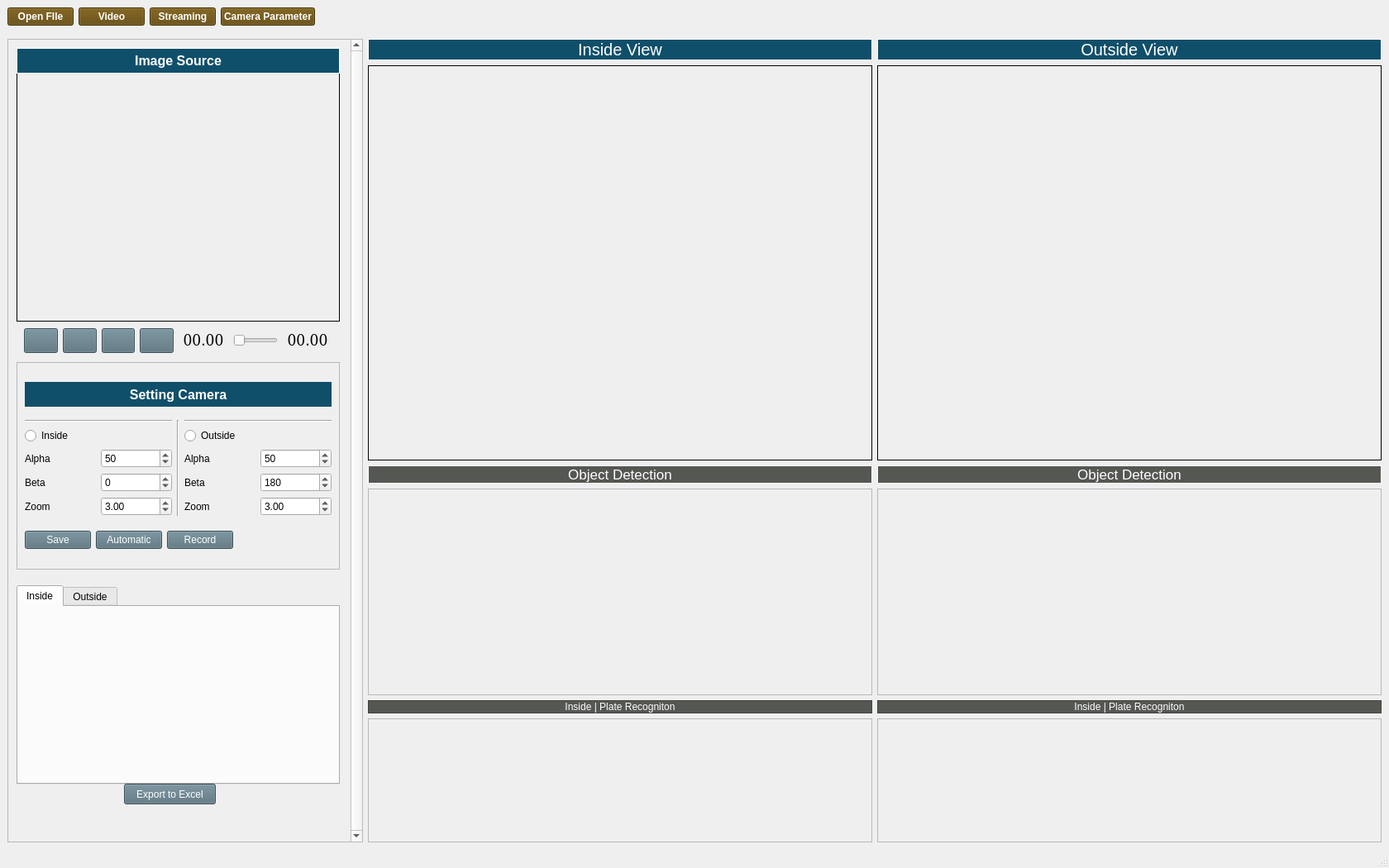
<?xml version="1.0" encoding="UTF-8"?>
<ui version="4.0">
 <class>MainWindow</class>
 <widget class="QMainWindow" name="MainWindow">
  <property name="geometry">
   <rect>
    <x>0</x>
    <y>0</y>
    <width>1680</width>
    <height>1050</height>
   </rect>
  </property>
  <property name="mouseTracking">
   <bool>false</bool>
  </property>
  <property name="focusPolicy">
   <enum>Qt::NoFocus</enum>
  </property>
  <property name="contextMenuPolicy">
   <enum>Qt::DefaultContextMenu</enum>
  </property>
  <property name="windowTitle">
   <string>Main Windows</string>
  </property>
  <widget class="QWidget" name="centralwidget">
   <layout class="QVBoxLayout" name="verticalLayout">
    <item>
     <layout class="QHBoxLayout" name="horizontalLayout_5">
      <item>
       <widget class="QPushButton" name="pushButton_2">
        <property name="font">
         <font>
          <weight>75</weight>
          <bold>true</bold>
         </font>
        </property>
        <property name="styleSheet">
         <string notr="true">color: rgb(255, 255, 255);
background-color: #5E4404;</string>
        </property>
        <property name="text">
         <string>Open FIle</string>
        </property>
       </widget>
      </item>
      <item>
       <widget class="QPushButton" name="pushButton">
        <property name="font">
         <font>
          <weight>75</weight>
          <bold>true</bold>
         </font>
        </property>
        <property name="styleSheet">
         <string notr="true">color: rgb(255, 255, 255);
background-color: #5E4404;</string>
        </property>
        <property name="text">
         <string>Video</string>
        </property>
       </widget>
      </item>
      <item>
       <widget class="QPushButton" name="btn_open_camera">
        <property name="font">
         <font>
          <weight>75</weight>
          <bold>true</bold>
         </font>
        </property>
        <property name="styleSheet">
         <string notr="true">color: rgb(255, 255, 255);
background-color: #5E4404;</string>
        </property>
        <property name="text">
         <string>Streaming</string>
        </property>
       </widget>
      </item>
      <item>
       <widget class="QPushButton" name="pushButton_3">
        <property name="font">
         <font>
          <weight>75</weight>
          <bold>true</bold>
         </font>
        </property>
        <property name="styleSheet">
         <string notr="true">color: rgb(255, 255, 255);
background-color: #5E4404;</string>
        </property>
        <property name="text">
         <string>Camera Parameter</string>
        </property>
       </widget>
      </item>
      <item>
       <spacer name="horizontalSpacer">
        <property name="orientation">
         <enum>Qt::Horizontal</enum>
        </property>
        <property name="sizeHint" stdset="0">
         <size>
          <width>40</width>
          <height>20</height>
         </size>
        </property>
       </spacer>
      </item>
     </layout>
    </item>
    <item>
     <spacer name="verticalSpacer_3">
      <property name="orientation">
       <enum>Qt::Vertical</enum>
      </property>
      <property name="sizeType">
       <enum>QSizePolicy::Maximum</enum>
      </property>
      <property name="sizeHint" stdset="0">
       <size>
        <width>10</width>
        <height>10</height>
       </size>
      </property>
     </spacer>
    </item>
    <item>
     <layout class="QHBoxLayout" name="horizontalLayout_2">
      <item>
       <layout class="QVBoxLayout" name="verticalLayout_6">
        <item>
         <widget class="QScrollArea" name="scrollArea_3">
          <property name="sizePolicy">
           <sizepolicy hsizetype="Preferred" vsizetype="Expanding">
            <horstretch>0</horstretch>
            <verstretch>0</verstretch>
           </sizepolicy>
          </property>
          <property name="verticalScrollBarPolicy">
           <enum>Qt::ScrollBarAlwaysOn</enum>
          </property>
          <property name="widgetResizable">
           <bool>true</bool>
          </property>
          <widget class="QWidget" name="scrollAreaWidgetContents_4">
           <property name="geometry">
            <rect>
             <x>0</x>
             <y>0</y>
             <width>406</width>
             <height>933</height>
            </rect>
           </property>
           <widget class="QLabel" name="wind_image_source">
            <property name="geometry">
             <rect>
              <x>10</x>
              <y>40</y>
              <width>391</width>
              <height>301</height>
             </rect>
            </property>
            <property name="frameShape">
             <enum>QFrame::Panel</enum>
            </property>
            <property name="text">
             <string/>
            </property>
           </widget>
           <widget class="QLabel" name="label_3">
            <property name="geometry">
             <rect>
              <x>10</x>
              <y>10</y>
              <width>391</width>
              <height>31</height>
             </rect>
            </property>
            <property name="font">
             <font>
              <pointsize>12</pointsize>
              <weight>75</weight>
              <bold>true</bold>
             </font>
            </property>
            <property name="styleSheet">
             <string notr="true">color: rgb(255, 255, 255);
background-color: #104F6A; </string>
            </property>
            <property name="frameShape">
             <enum>QFrame::Panel</enum>
            </property>
            <property name="text">
             <string>Image Source</string>
            </property>
            <property name="alignment">
             <set>Qt::AlignCenter</set>
            </property>
           </widget>
           <widget class="QFrame" name="frame_setting_camera">
            <property name="geometry">
             <rect>
              <x>10</x>
              <y>390</y>
              <width>391</width>
              <height>251</height>
             </rect>
            </property>
            <property name="maximumSize">
             <size>
              <width>490</width>
              <height>16777215</height>
             </size>
            </property>
            <property name="frameShape">
             <enum>QFrame::StyledPanel</enum>
            </property>
            <property name="frameShadow">
             <enum>QFrame::Raised</enum>
            </property>
            <layout class="QVBoxLayout" name="verticalLayout_9">
             <item>
              <widget class="QLabel" name="label_18">
               <property name="minimumSize">
                <size>
                 <width>0</width>
                 <height>30</height>
                </size>
               </property>
               <property name="maximumSize">
                <size>
                 <width>16777215</width>
                 <height>25</height>
                </size>
               </property>
               <property name="font">
                <font>
                 <pointsize>12</pointsize>
                 <weight>75</weight>
                 <bold>true</bold>
                </font>
               </property>
               <property name="styleSheet">
                <string notr="true">color: rgb(255, 255, 255);
background-color: #104F6A; </string>
               </property>
               <property name="text">
                <string>Setting Camera</string>
               </property>
               <property name="alignment">
                <set>Qt::AlignCenter</set>
               </property>
              </widget>
             </item>
             <item>
              <layout class="QHBoxLayout" name="horizontalLayout_6">
               <item>
                <layout class="QVBoxLayout" name="verticalLayout_10">
                 <item>
                  <widget class="Line" name="line_4">
                   <property name="orientation">
                    <enum>Qt::Horizontal</enum>
                   </property>
                  </widget>
                 </item>
                 <item>
                  <widget class="QRadioButton" name="radioButton_inside">
                   <property name="text">
                    <string>Inside</string>
                   </property>
                  </widget>
                 </item>
                 <item>
                  <layout class="QGridLayout" name="gridLayout_3">
                   <item row="0" column="2">
                    <widget class="QSpinBox" name="val_alpha_inside_2">
                     <property name="minimum">
                      <number>-1000</number>
                     </property>
                     <property name="maximum">
                      <number>1000</number>
                     </property>
                     <property name="value">
                      <number>50</number>
                     </property>
                    </widget>
                   </item>
                   <item row="0" column="0">
                    <widget class="QLabel" name="label_20">
                     <property name="text">
                      <string>Alpha</string>
                     </property>
                    </widget>
                   </item>
                   <item row="1" column="0">
                    <widget class="QLabel" name="label_21">
                     <property name="text">
                      <string>Beta</string>
                     </property>
                    </widget>
                   </item>
                   <item row="1" column="2">
                    <widget class="QSpinBox" name="val_beta_inside_2">
                     <property name="minimum">
                      <number>-1000</number>
                     </property>
                     <property name="maximum">
                      <number>1000</number>
                     </property>
                    </widget>
                   </item>
                   <item row="2" column="0">
                    <widget class="QLabel" name="label_22">
                     <property name="text">
                      <string>Zoom</string>
                     </property>
                    </widget>
                   </item>
                   <item row="2" column="2">
                    <widget class="QDoubleSpinBox" name="val_zoom_inside_2">
                     <property name="value">
                      <double>3.000000000000000</double>
                     </property>
                    </widget>
                   </item>
                  </layout>
                 </item>
                </layout>
               </item>
               <item>
                <widget class="Line" name="line_5">
                 <property name="orientation">
                  <enum>Qt::Vertical</enum>
                 </property>
                </widget>
               </item>
               <item>
                <layout class="QVBoxLayout" name="verticalLayout_11">
                 <item>
                  <widget class="Line" name="line_6">
                   <property name="orientation">
                    <enum>Qt::Horizontal</enum>
                   </property>
                  </widget>
                 </item>
                 <item>
                  <widget class="QRadioButton" name="radioButton_outside">
                   <property name="text">
                    <string>Outside</string>
                   </property>
                  </widget>
                 </item>
                 <item>
                  <layout class="QGridLayout" name="gridLayout_4">
                   <item row="1" column="2">
                    <widget class="QSpinBox" name="val_beta_outside_2">
                     <property name="minimum">
                      <number>-1000</number>
                     </property>
                     <property name="maximum">
                      <number>1000</number>
                     </property>
                     <property name="value">
                      <number>180</number>
                     </property>
                    </widget>
                   </item>
                   <item row="2" column="0">
                    <widget class="QLabel" name="label_24">
                     <property name="text">
                      <string>Zoom</string>
                     </property>
                    </widget>
                   </item>
                   <item row="1" column="0">
                    <widget class="QLabel" name="label_25">
                     <property name="text">
                      <string>Beta</string>
                     </property>
                    </widget>
                   </item>
                   <item row="0" column="2">
                    <widget class="QSpinBox" name="val_alpha_outside_2">
                     <property name="minimum">
                      <number>-1000</number>
                     </property>
                     <property name="maximum">
                      <number>1000</number>
                     </property>
                     <property name="value">
                      <number>50</number>
                     </property>
                    </widget>
                   </item>
                   <item row="0" column="0">
                    <widget class="QLabel" name="label_26">
                     <property name="text">
                      <string>Alpha</string>
                     </property>
                    </widget>
                   </item>
                   <item row="2" column="2">
                    <widget class="QDoubleSpinBox" name="val_zoom_outside_2">
                     <property name="value">
                      <double>3.000000000000000</double>
                     </property>
                    </widget>
                   </item>
                  </layout>
                 </item>
                </layout>
               </item>
              </layout>
             </item>
             <item>
              <layout class="QHBoxLayout" name="horizontalLayout_7">
               <item>
                <widget class="QPushButton" name="btn_save_setting">
                 <property name="styleSheet">
                  <string notr="true">color: rgb(255, 255, 255);
background-color: rgb(84, 110, 122);
</string>
                 </property>
                 <property name="text">
                  <string>Save</string>
                 </property>
                </widget>
               </item>
               <item>
                <widget class="QPushButton" name="btn_save_img_inside">
                 <property name="styleSheet">
                  <string notr="true">color: rgb(255, 255, 255);
background-color: rgb(84, 110, 122);
</string>
                 </property>
                 <property name="text">
                  <string>Automatic</string>
                 </property>
                </widget>
               </item>
               <item>
                <widget class="QPushButton" name="btn_save_img_outside">
                 <property name="styleSheet">
                  <string notr="true">color: rgb(255, 255, 255);
background-color: rgb(84, 110, 122);
</string>
                 </property>
                 <property name="text">
                  <string>Record</string>
                 </property>
                </widget>
               </item>
               <item>
                <spacer name="horizontalSpacer_2">
                 <property name="orientation">
                  <enum>Qt::Horizontal</enum>
                 </property>
                 <property name="sizeHint" stdset="0">
                  <size>
                   <width>40</width>
                   <height>20</height>
                  </size>
                 </property>
                </spacer>
               </item>
              </layout>
             </item>
            </layout>
           </widget>
           <widget class="QFrame" name="frame_view">
            <property name="geometry">
             <rect>
              <x>-20</x>
              <y>690</y>
              <width>451</width>
              <height>66</height>
             </rect>
            </property>
            <property name="frameShape">
             <enum>QFrame::NoFrame</enum>
            </property>
            <property name="frameShadow">
             <enum>QFrame::Raised</enum>
            </property>
            <layout class="QHBoxLayout" name="horizontalLayout_9"/>
           </widget>
           <widget class="QFrame" name="frame_2">
            <property name="geometry">
             <rect>
              <x>10</x>
              <y>340</y>
              <width>391</width>
              <height>48</height>
             </rect>
            </property>
            <property name="font">
             <font>
              <family>DejaVu Serif Condensed</family>
              <pointsize>18</pointsize>
             </font>
            </property>
            <property name="frameShape">
             <enum>QFrame::NoFrame</enum>
            </property>
            <property name="frameShadow">
             <enum>QFrame::Raised</enum>
            </property>
            <layout class="QHBoxLayout" name="horizontalLayout_10">
             <item>
              <widget class="QPushButton" name="btn_prev_video_3">
               <property name="sizePolicy">
                <sizepolicy hsizetype="Minimum" vsizetype="Fixed">
                 <horstretch>0</horstretch>
                 <verstretch>0</verstretch>
                </sizepolicy>
               </property>
               <property name="minimumSize">
                <size>
                 <width>40</width>
                 <height>30</height>
                </size>
               </property>
               <property name="styleSheet">
                <string notr="true">color: rgb(255, 255, 255);
background-color: rgb(84, 110, 122);
</string>
               </property>
               <property name="text">
                <string/>
               </property>
               <property name="icon">
                <iconset>
                 <normaloff>../images/prev.png</normaloff>../images/prev.png</iconset>
               </property>
               <property name="iconSize">
                <size>
                 <width>30</width>
                 <height>30</height>
                </size>
               </property>
               <property name="shortcut">
                <string>Left</string>
               </property>
              </widget>
             </item>
             <item>
              <widget class="QPushButton" name="btn_play_pouse_3">
               <property name="sizePolicy">
                <sizepolicy hsizetype="Minimum" vsizetype="Fixed">
                 <horstretch>0</horstretch>
                 <verstretch>0</verstretch>
                </sizepolicy>
               </property>
               <property name="minimumSize">
                <size>
                 <width>40</width>
                 <height>30</height>
                </size>
               </property>
               <property name="styleSheet">
                <string notr="true">color: rgb(255, 255, 255);
background-color: rgb(84, 110, 122);
</string>
               </property>
               <property name="text">
                <string/>
               </property>
               <property name="icon">
                <iconset>
                 <normaloff>../images/play.png</normaloff>../images/play.png</iconset>
               </property>
               <property name="iconSize">
                <size>
                 <width>30</width>
                 <height>30</height>
                </size>
               </property>
               <property name="shortcut">
                <string>Space</string>
               </property>
              </widget>
             </item>
             <item>
              <widget class="QPushButton" name="btn_stop_video_3">
               <property name="sizePolicy">
                <sizepolicy hsizetype="Minimum" vsizetype="Fixed">
                 <horstretch>0</horstretch>
                 <verstretch>0</verstretch>
                </sizepolicy>
               </property>
               <property name="minimumSize">
                <size>
                 <width>40</width>
                 <height>30</height>
                </size>
               </property>
               <property name="styleSheet">
                <string notr="true">color: rgb(255, 255, 255);
background-color: rgb(84, 110, 122);
</string>
               </property>
               <property name="text">
                <string/>
               </property>
               <property name="icon">
                <iconset>
                 <normaloff>../images/icon_stop.png</normaloff>../images/icon_stop.png</iconset>
               </property>
               <property name="iconSize">
                <size>
                 <width>30</width>
                 <height>30</height>
                </size>
               </property>
               <property name="shortcut">
                <string>S</string>
               </property>
              </widget>
             </item>
             <item>
              <widget class="QPushButton" name="btn_skip_video_3">
               <property name="sizePolicy">
                <sizepolicy hsizetype="Minimum" vsizetype="Fixed">
                 <horstretch>0</horstretch>
                 <verstretch>0</verstretch>
                </sizepolicy>
               </property>
               <property name="minimumSize">
                <size>
                 <width>40</width>
                 <height>30</height>
                </size>
               </property>
               <property name="styleSheet">
                <string notr="true">color: rgb(255, 255, 255);
background-color: rgb(84, 110, 122);
</string>
               </property>
               <property name="text">
                <string/>
               </property>
               <property name="icon">
                <iconset>
                 <normaloff>../images/skip.png</normaloff>../images/skip.png</iconset>
               </property>
               <property name="iconSize">
                <size>
                 <width>30</width>
                 <height>30</height>
                </size>
               </property>
               <property name="shortcut">
                <string>Right</string>
               </property>
              </widget>
             </item>
             <item>
              <widget class="QLabel" name="label_time_recent_3">
               <property name="sizePolicy">
                <sizepolicy hsizetype="Preferred" vsizetype="Fixed">
                 <horstretch>0</horstretch>
                 <verstretch>0</verstretch>
                </sizepolicy>
               </property>
               <property name="minimumSize">
                <size>
                 <width>60</width>
                 <height>0</height>
                </size>
               </property>
               <property name="font">
                <font>
                 <family>DejaVu Serif Condensed</family>
                 <pointsize>14</pointsize>
                </font>
               </property>
               <property name="text">
                <string>00.00</string>
               </property>
               <property name="alignment">
                <set>Qt::AlignCenter</set>
               </property>
              </widget>
             </item>
             <item>
              <widget class="QSlider" name="slider_Video_3">
               <property name="sizePolicy">
                <sizepolicy hsizetype="Expanding" vsizetype="Fixed">
                 <horstretch>0</horstretch>
                 <verstretch>0</verstretch>
                </sizepolicy>
               </property>
               <property name="orientation">
                <enum>Qt::Horizontal</enum>
               </property>
              </widget>
             </item>
             <item>
              <widget class="QLabel" name="label_time_end_3">
               <property name="sizePolicy">
                <sizepolicy hsizetype="Preferred" vsizetype="Fixed">
                 <horstretch>0</horstretch>
                 <verstretch>0</verstretch>
                </sizepolicy>
               </property>
               <property name="minimumSize">
                <size>
                 <width>60</width>
                 <height>0</height>
                </size>
               </property>
               <property name="font">
                <font>
                 <family>DejaVu Serif Condensed</family>
                 <pointsize>14</pointsize>
                </font>
               </property>
               <property name="text">
                <string>00.00</string>
               </property>
               <property name="alignment">
                <set>Qt::AlignCenter</set>
               </property>
              </widget>
             </item>
            </layout>
           </widget>
           <widget class="QTabWidget" name="tabWidget">
            <property name="geometry">
             <rect>
              <x>10</x>
              <y>660</y>
              <width>391</width>
              <height>241</height>
             </rect>
            </property>
            <property name="tabPosition">
             <enum>QTabWidget::North</enum>
            </property>
            <property name="currentIndex">
             <number>0</number>
            </property>
            <widget class="QWidget" name="tab">
             <attribute name="title">
              <string>Inside</string>
             </attribute>
            </widget>
            <widget class="QWidget" name="tab_2">
             <attribute name="title">
              <string>Outside</string>
             </attribute>
            </widget>
           </widget>
           <widget class="QPushButton" name="pushButton_7">
            <property name="geometry">
             <rect>
              <x>140</x>
              <y>900</y>
              <width>111</width>
              <height>25</height>
             </rect>
            </property>
            <property name="sizePolicy">
             <sizepolicy hsizetype="Minimum" vsizetype="Fixed">
              <horstretch>0</horstretch>
              <verstretch>0</verstretch>
             </sizepolicy>
            </property>
            <property name="styleSheet">
             <string notr="true">color: rgb(255, 255, 255);
background-color: rgb(84, 110, 122);
</string>
            </property>
            <property name="text">
             <string>Export to Excel</string>
            </property>
           </widget>
          </widget>
         </widget>
        </item>
       </layout>
      </item>
      <item>
       <layout class="QVBoxLayout" name="verticalLayout_15">
        <item>
         <widget class="QLabel" name="label_6">
          <property name="sizePolicy">
           <sizepolicy hsizetype="Preferred" vsizetype="Maximum">
            <horstretch>0</horstretch>
            <verstretch>0</verstretch>
           </sizepolicy>
          </property>
          <property name="minimumSize">
           <size>
            <width>610</width>
            <height>0</height>
           </size>
          </property>
          <property name="maximumSize">
           <size>
            <width>16777215</width>
            <height>16777215</height>
           </size>
          </property>
          <property name="font">
           <font>
            <pointsize>15</pointsize>
            <italic>false</italic>
            <underline>false</underline>
           </font>
          </property>
          <property name="styleSheet">
           <string notr="true">color: rgb(255, 255, 255);
background-color: #104F6A; </string>
          </property>
          <property name="frameShape">
           <enum>QFrame::Panel</enum>
          </property>
          <property name="text">
           <string>Inside View</string>
          </property>
          <property name="alignment">
           <set>Qt::AlignCenter</set>
          </property>
         </widget>
        </item>
        <item>
         <widget class="QLabel" name="wind_inside_image">
          <property name="enabled">
           <bool>true</bool>
          </property>
          <property name="frameShape">
           <enum>QFrame::Panel</enum>
          </property>
          <property name="text">
           <string/>
          </property>
         </widget>
        </item>
        <item>
         <widget class="QLabel" name="label_19">
          <property name="sizePolicy">
           <sizepolicy hsizetype="Preferred" vsizetype="Maximum">
            <horstretch>0</horstretch>
            <verstretch>0</verstretch>
           </sizepolicy>
          </property>
          <property name="minimumSize">
           <size>
            <width>490</width>
            <height>0</height>
           </size>
          </property>
          <property name="maximumSize">
           <size>
            <width>16777215</width>
            <height>16777215</height>
           </size>
          </property>
          <property name="font">
           <font>
            <pointsize>13</pointsize>
            <italic>false</italic>
           </font>
          </property>
          <property name="styleSheet">
           <string notr="true">color: rgb(255, 255, 255);
background-color: rgb(85, 87, 83);</string>
          </property>
          <property name="frameShape">
           <enum>QFrame::Panel</enum>
          </property>
          <property name="text">
           <string>Object Detection</string>
          </property>
          <property name="alignment">
           <set>Qt::AlignCenter</set>
          </property>
         </widget>
        </item>
        <item>
         <widget class="QLabel" name="wind_detected_in">
          <property name="sizePolicy">
           <sizepolicy hsizetype="Minimum" vsizetype="Minimum">
            <horstretch>0</horstretch>
            <verstretch>0</verstretch>
           </sizepolicy>
          </property>
          <property name="maximumSize">
           <size>
            <width>16777215</width>
            <height>250</height>
           </size>
          </property>
          <property name="frameShape">
           <enum>QFrame::StyledPanel</enum>
          </property>
          <property name="text">
           <string/>
          </property>
         </widget>
        </item>
        <item>
         <widget class="QLabel" name="label_30">
          <property name="sizePolicy">
           <sizepolicy hsizetype="Minimum" vsizetype="Maximum">
            <horstretch>0</horstretch>
            <verstretch>0</verstretch>
           </sizepolicy>
          </property>
          <property name="styleSheet">
           <string notr="true">color: rgb(255, 255, 255);
background-color: rgb(85, 87, 83);</string>
          </property>
          <property name="frameShape">
           <enum>QFrame::StyledPanel</enum>
          </property>
          <property name="text">
           <string>Inside | Plate Recogniton</string>
          </property>
          <property name="alignment">
           <set>Qt::AlignCenter</set>
          </property>
         </widget>
        </item>
        <item>
         <widget class="QLabel" name="label_31">
          <property name="sizePolicy">
           <sizepolicy hsizetype="Minimum" vsizetype="Maximum">
            <horstretch>0</horstretch>
            <verstretch>0</verstretch>
           </sizepolicy>
          </property>
          <property name="minimumSize">
           <size>
            <width>0</width>
            <height>150</height>
           </size>
          </property>
          <property name="frameShape">
           <enum>QFrame::StyledPanel</enum>
          </property>
          <property name="text">
           <string/>
          </property>
         </widget>
        </item>
       </layout>
      </item>
      <item>
       <layout class="QVBoxLayout" name="verticalLayout_16">
        <item>
         <widget class="QLabel" name="label_8">
          <property name="sizePolicy">
           <sizepolicy hsizetype="Preferred" vsizetype="Maximum">
            <horstretch>0</horstretch>
            <verstretch>0</verstretch>
           </sizepolicy>
          </property>
          <property name="minimumSize">
           <size>
            <width>610</width>
            <height>0</height>
           </size>
          </property>
          <property name="font">
           <font>
            <pointsize>15</pointsize>
            <italic>false</italic>
            <strikeout>false</strikeout>
           </font>
          </property>
          <property name="styleSheet">
           <string notr="true">color: rgb(255, 255, 255);
background-color: #104F6A; </string>
          </property>
          <property name="frameShape">
           <enum>QFrame::Panel</enum>
          </property>
          <property name="text">
           <string>Outside View</string>
          </property>
          <property name="alignment">
           <set>Qt::AlignCenter</set>
          </property>
         </widget>
        </item>
        <item>
         <widget class="QLabel" name="wind_outsid_image">
          <property name="frameShape">
           <enum>QFrame::Panel</enum>
          </property>
          <property name="text">
           <string/>
          </property>
         </widget>
        </item>
        <item>
         <widget class="QLabel" name="label_23">
          <property name="sizePolicy">
           <sizepolicy hsizetype="Preferred" vsizetype="Maximum">
            <horstretch>0</horstretch>
            <verstretch>0</verstretch>
           </sizepolicy>
          </property>
          <property name="minimumSize">
           <size>
            <width>490</width>
            <height>0</height>
           </size>
          </property>
          <property name="font">
           <font>
            <pointsize>13</pointsize>
            <italic>false</italic>
           </font>
          </property>
          <property name="styleSheet">
           <string notr="true">color: rgb(255, 255, 255);
background-color: rgb(85, 87, 83);</string>
          </property>
          <property name="frameShape">
           <enum>QFrame::Panel</enum>
          </property>
          <property name="text">
           <string>Object Detection</string>
          </property>
          <property name="alignment">
           <set>Qt::AlignCenter</set>
          </property>
         </widget>
        </item>
        <item>
         <widget class="QLabel" name="wind_detected_out">
          <property name="sizePolicy">
           <sizepolicy hsizetype="Minimum" vsizetype="Minimum">
            <horstretch>0</horstretch>
            <verstretch>0</verstretch>
           </sizepolicy>
          </property>
          <property name="maximumSize">
           <size>
            <width>16777215</width>
            <height>250</height>
           </size>
          </property>
          <property name="frameShape">
           <enum>QFrame::StyledPanel</enum>
          </property>
          <property name="text">
           <string/>
          </property>
         </widget>
        </item>
        <item>
         <widget class="QLabel" name="label_35">
          <property name="sizePolicy">
           <sizepolicy hsizetype="Minimum" vsizetype="Maximum">
            <horstretch>0</horstretch>
            <verstretch>0</verstretch>
           </sizepolicy>
          </property>
          <property name="styleSheet">
           <string notr="true">color: rgb(255, 255, 255);
background-color: rgb(85, 87, 83);</string>
          </property>
          <property name="frameShape">
           <enum>QFrame::StyledPanel</enum>
          </property>
          <property name="text">
           <string>Inside | Plate Recogniton</string>
          </property>
          <property name="alignment">
           <set>Qt::AlignCenter</set>
          </property>
         </widget>
        </item>
        <item>
         <widget class="QLabel" name="label_32">
          <property name="sizePolicy">
           <sizepolicy hsizetype="Minimum" vsizetype="Maximum">
            <horstretch>0</horstretch>
            <verstretch>0</verstretch>
           </sizepolicy>
          </property>
          <property name="minimumSize">
           <size>
            <width>0</width>
            <height>150</height>
           </size>
          </property>
          <property name="frameShape">
           <enum>QFrame::StyledPanel</enum>
          </property>
          <property name="text">
           <string/>
          </property>
         </widget>
        </item>
       </layout>
      </item>
     </layout>
    </item>
   </layout>
  </widget>
  <widget class="QMenuBar" name="menubar">
   <property name="geometry">
    <rect>
     <x>0</x>
     <y>0</y>
     <width>1680</width>
     <height>22</height>
    </rect>
   </property>
  </widget>
  <widget class="QStatusBar" name="statusbar"/>
 </widget>
 <resources/>
 <connections/>
</ui>
